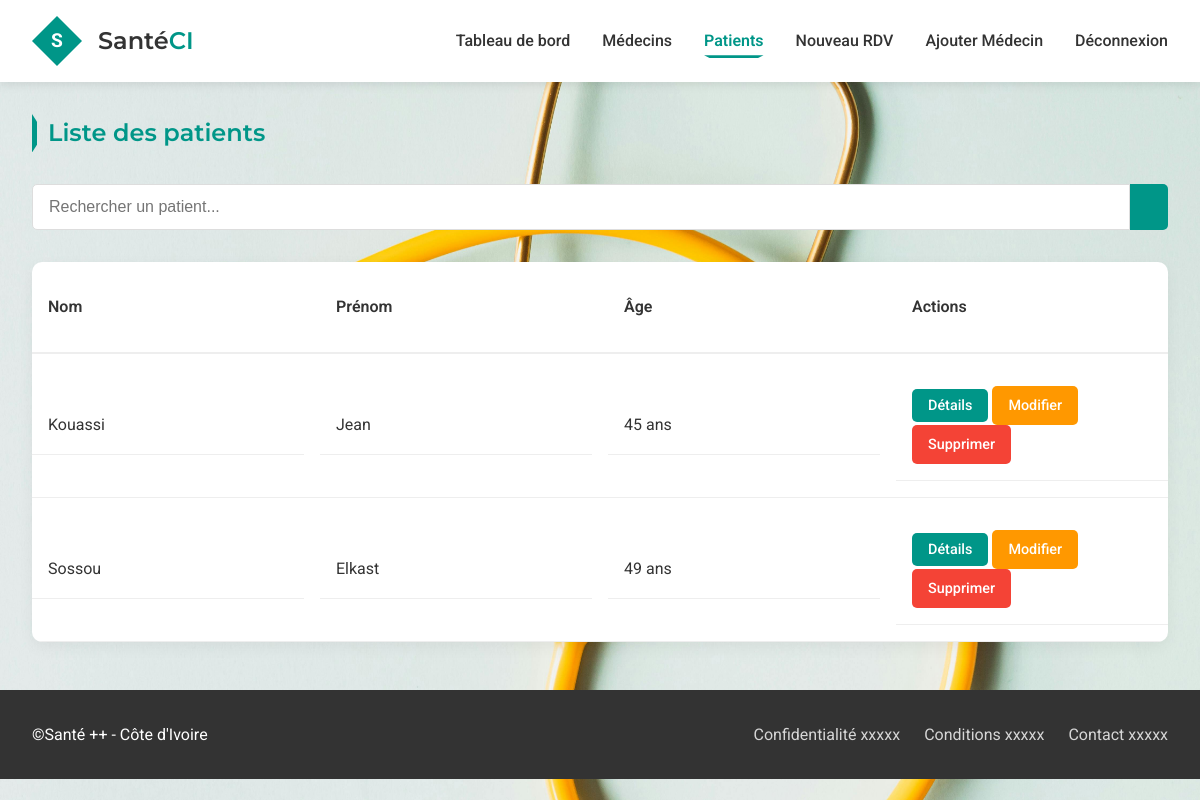
/patients (signed in), run on the app's committed database.
### app.py (models this page shows)
class Patient(db.Model):
    id = db.Column(db.Integer, primary_key=True)
    nom = db.Column(db.String(100), nullable=False)
    prenom = db.Column(db.String(100), nullable=False)
    age = db.Column(db.Integer, nullable=False)
    telephone = db.Column(db.String(20))
    email = db.Column(db.String(100))
    rendez_vous = db.relationship('RendezVous', backref='patient', lazy=True)

### app.py (the view)
@app.route('/patients')
def liste_patients():
    if 'logged_in' not in session:
        return redirect(url_for('login'))
    patients = Patient.query.all()
    return render_template('patients.html', patients=patients)

### templates/patients.html (shortened to what this page needs)
{% extends "base.html" %}
{% block content %}
<section class="patients-section">
    <h2 class="section-title">Liste des patients</h2>
    <div class="search-bar">
        <input type="text" placeholder="Rechercher un patient..." class="search-input">
        <button class="search-btn"></button>
    </div>
    <div class="patients-table">
        <div class="table-header">
            <div class="header-item">Nom</div>
            <div class="header-item">Prénom</div>
            <div class="header-item">Âge</div>
            <div class="header-item">Actions</div>
        </div>
        {% for patient in patients %}
        <div class="table-row animate-fade-in" style="--delay: {{ loop.index0 * 0.1 }}s">
            <div class="row-item">{{ patient.nom }}</div>
            <div class="row-item">{{ patient.prenom }}</div>
            <div class="row-item">{{ patient.age }} ans</div>
            <div class="row-item">
                <a href="{{ url_for('patient', id=patient.id) }}" class="btn-details">Détails</a>
                <a href="{{ url_for('modifier_patient', id=patient.id) }}" class="btn-modifier">Modifier</a>
                <a href="{{ url_for('supprimer_patient', id=patient.id) }}" class="btn-supprimer" onclick="return confirm('Êtes-vous sûr de vouloir supprimer ce patient ?')">Supprimer</a>
            </div>
        </div>
        {% endfor %}
    </div>
</section>
{% endblock %}

### static/css/style.css (style rules this page uses)
:root { --primary-color: #009688; --secondary-color: #ff9800; --dark-color: #333; --light-color: #f5f5f5; --success-color: #4caf50; --danger-color: #f44336; --info-color: #2196f3; --warning-color: #ffc107; }
* { margin: 0; padding: 0; box-sizing: border-box; }
body { font-family: 'Roboto', sans-serif; color: var(--dark-color); line-height: 1.6; background-image: url(../images/pexels-karolina-grabowska-4386464.jpg); background-position:center; background-size: cover; opacity: 15px; }
h1, h2, h3, h4 { font-family: 'Montserrat', sans-serif; font-weight: 600; }
a { text-decoration: none; color: var(--primary-color); }
.section-title { margin-bottom: 2rem; color: var(--primary-color); position: relative; padding-left: 1rem; }
.section-title::before { content: ''; position: absolute; left: 0; top: 0; height: 100%; width: 5px; background-color: var(--primary-color); clip-path: polygon(0 0, 100% 20%, 100% 80%, 0 100%); }
.table-header, .table-row { display: grid; grid-template-columns: repeat(4, 1fr); gap: 1rem; padding: 1rem 0; align-items: center; }
.table-header { border-bottom: 2px solid #eee; font-weight: 600; }
.table-row { border-bottom: 1px solid #eee; }
.patients-table { background-color: white; border-radius: 10px; box-shadow: 0 5px 15px rgba(0, 0, 0, 0.05); margin-top: 2rem; overflow: hidden; }
.header-item, .row-item { padding: 1rem; }
.row-item { border-bottom: 1px solid #eee; }
.btn-details { background-color: var(--primary-color); color: white; border: none; padding: 0.5rem 1rem; border-radius: 5px; font-size: 0.9rem; font-weight: 500; cursor: pointer; transition: background-color 0.3s, transform 0.2s; }
.btn-modifier { background-color: #ff9800; color: white; border: none; padding: 0.5rem 1rem; border-radius: 5px; font-size: 0.9rem; font-weight: 500; cursor: pointer; transition: background-color 0.3s, transform 0.2s; text-decoration: none; display: inline-block; margin-right: 0.5rem; }
.btn-supprimer { background-color: #f44336; color: white; border: none; padding: 0.5rem 1rem; border-radius: 5px; font-size: 0.9rem; font-weight: 500; cursor: pointer; transition: background-color 0.3s, transform 0.2s; text-decoration: none; display: inline-block; }
.search-bar { display: flex; margin-bottom: 2rem; }
.search-input { flex: 1; padding: 0.8rem 1rem; border: 1px solid #ddd; border-radius: 5px 0 0 5px; font-size: 1rem; transition: border-color 0.3s; }
.search-btn { background-color: var(--primary-color); color: white; border: none; padding: 0 1.2rem; border-radius: 0 5px 5px 0; cursor: pointer; transition: background-color 0.3s; }
.animate-fade-in { animation: fadeIn 0.5s ease-out forwards; opacity: 0; animation-delay: var(--delay, 0s); }

### data on the page
Patient: nom "Kouassi", prenom "Jean", age "45"
Patient: nom "Sossou", prenom "Elkast", age "49"
